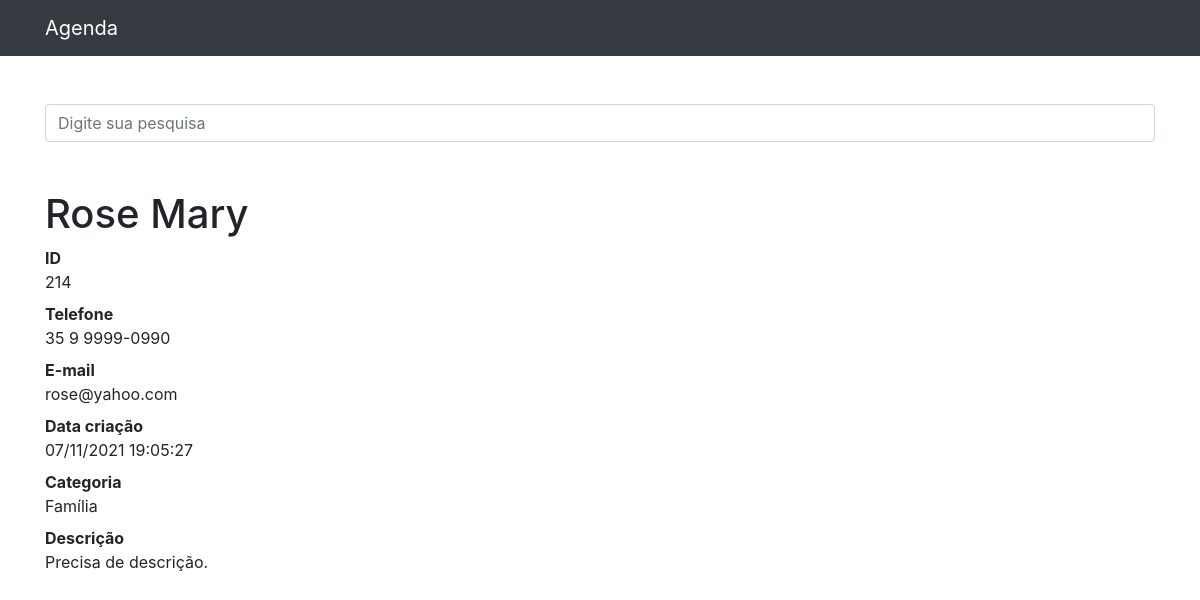
The page /214 on the database its author committed.
### contatos/models.py (models this page shows, shortened)
class Contato(models.Model):
    nome = models.CharField(max_length=255)
    sobrenome = models.CharField(max_length=255, blank=True)
    telefone = models.CharField(max_length=255)
    email = models.CharField(max_length=255, blank=True)
    data_criacao = models.DateTimeField(default=timezone.now)
    descricao = models.TextField(blank=True)
    categoria = models.ForeignKey(Categoria, on_delete=models.DO_NOTHING)
    mostrar = models.BooleanField(default=True)
    foto = models.ImageField(blank=True, upload_to='fotos/%Y/%m/%d')

class Categoria(models.Model):
    nome = models.CharField(max_length=255)
    def __str__(self):
        return self.nome

### contatos/views.py (the view)
# urls.py: path('<int:contato_id>', views.ver_contato, name='ver_contato'),
def ver_contato(request, contato_id):
    contato = get_object_or_404(Contato, id=contato_id)
    if not contato.mostrar:
        raise Http404()
    return render(request, 'contatos/ver_contato.html', {
        'contato': contato
    })

### contatos/templates/contatos/ver_contato.html (shortened to what this page needs)
{% extends 'base.html' %}
{% block conteudo %}
    <h1 class="mt-5">{{ contato.nome }} {{ contato.sobrenome }}</h1>
    <dl>
        <dt>ID</dt>
        <dd>{{ contato.id }}</dd>
        <dt>Telefone</dt>
        <dd>{{ contato.telefone }}</dd>
        <dt>E-mail</dt>
        <dd>{{ contato.email }}</dd>
        <dt>Data criação</dt>
        <dd>{{ contato.data_criacao|date:'d/m/Y H:i:s' }}</dd>
        <dt>Categoria</dt>
        <dd>{{ contato.categoria }}</dd>
        <dt>Descrição</dt>
        <dd>{{ contato.descricao }}</dd>
    </dl>
{% endblock %}

### rows shown on the page
Contato: nome "Rose", sobrenome "Mary", id "214", telefone "35 9 9999-0990", email "rose@yahoo.com", data_criacao "07/11/2021 19:05:27", categoria "Família", descricao "Precisa de descrição."
